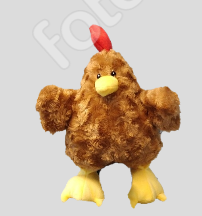
#> input picture vision/Wedstrijd/ChickenSurvivalRun/kip.PNG, 202 x 216 px, found by its file name
$ python chickenrun2.py
#> lines starting #> are read from the running program, lines starting #| are printed output that depends on the picture
import cv2
import numpy as numpy
import matplotlib.pyplot as plt

# Wait for socket
#sok.recv(1024,0)

img1 = cv2.imread('kip.png',0) #Training
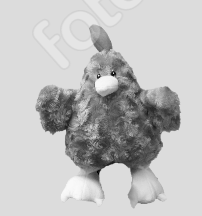
#> img1: shape (216, 202); min 0, max 249, mean 191.7
img2 = cv2.imread('kiporg2.jpg',0) #Identify
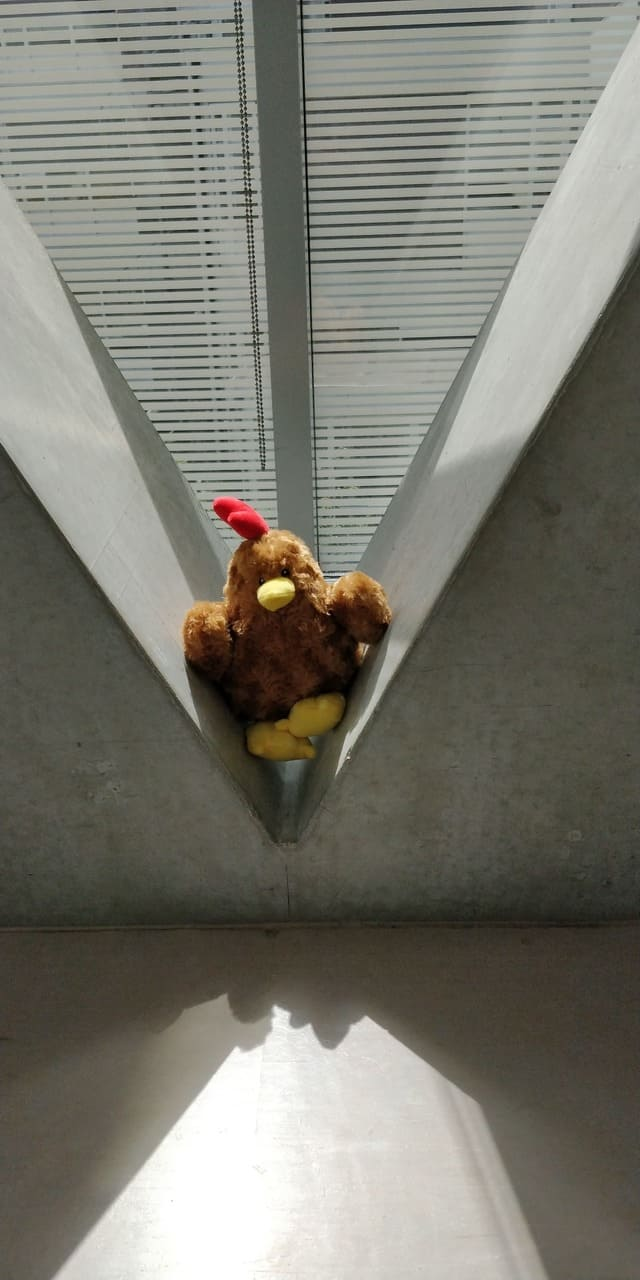
#> input picture vision/Wedstrijd/ChickenSurvivalRun/kiporg2.jpg, 640 x 1280 px
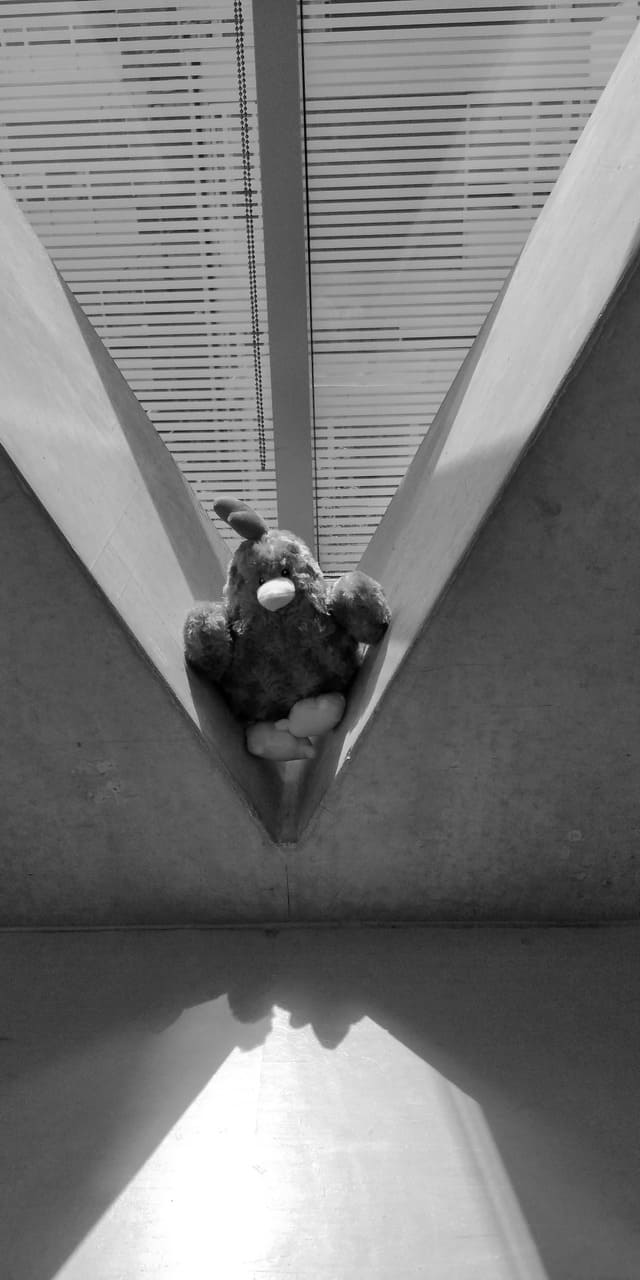
#> img2: shape (1280, 640); min 0, max 255, mean 119.9
#img2 = cv2.VideoCapture('groenbakje.h264',0)
#> (the run stopped early here; a loop or call above may not have finished)
